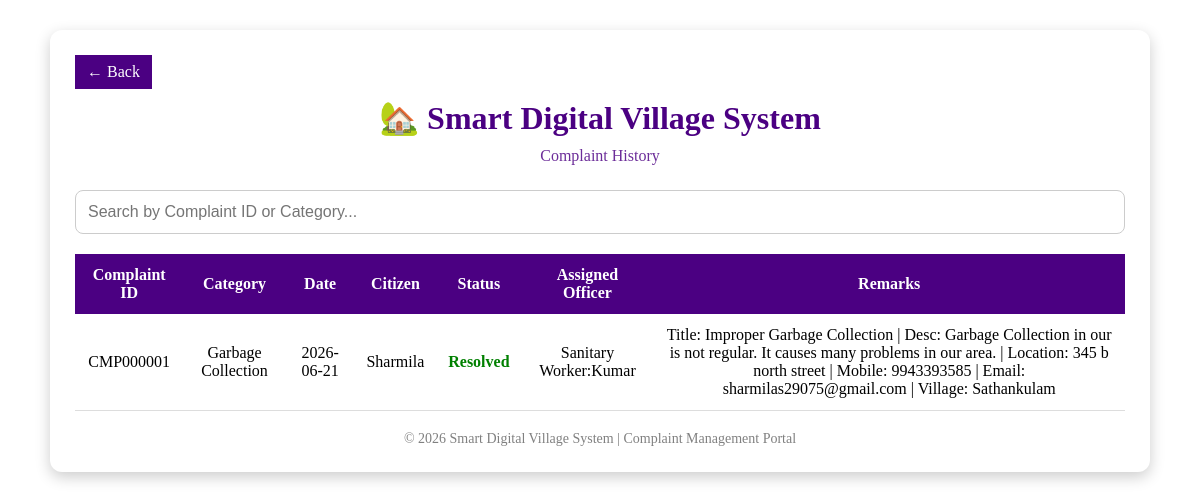
/citizen/complaint_hist.php (signed in), run on the app's committed database.
### tables this page shows
CREATE TABLE `complaints` (
  `id` varchar(20) NOT NULL,
  `citizen` varchar(100) NOT NULL,
  `category` varchar(50) NOT NULL,
  `priority` varchar(20) NOT NULL,
  `description` text NOT NULL,
  `date` date NOT NULL,
  `status` varchar(30) NOT NULL,
  `officer` varchar(100) NOT NULL,
  `zone` varchar(50) DEFAULT NULL
);

### citizen/complaint_hist.php (the view, shortened to what this page needs)
<?php
include("../db.php");
$user_id = $_SESSION['user_id'];
$user = $conn->query("
SELECT name
FROM citizen_login
WHERE id='$user_id'
")->fetch_assoc();
$name = $user['name'];
$sql="
SELECT * FROM complaints
WHERE citizen='$name'
ORDER BY date DESC
";
$result = $conn->query($sql);
?>
<!DOCTYPE html>
<html lang="en">
<head>
</head>
<body style="font-family: 'Playfair Display', serif;">
<div class="container">
    <a class="back" href="dashboard.php">← Back</a>
    <h1>🏡 Smart Digital Village System</h1>
    <p>Complaint History</p>
    <div class="search-box">
        <input type="text" placeholder="Search by Complaint ID or Category...">
    </div>
    <table>
        <tr>
            <th>Complaint ID</th>
            <th>Category</th>
            <th>Date</th>
            <th>Citizen</th>
            <th>Status</th>
            <th>Assigned Officer</th>
            <th>Remarks</th>
        </tr>
        <?php
        if ($result->num_rows > 0) {
            while($row = $result->fetch_assoc()) {
        ?>
        <tr>
            <td><?php echo $row['id']; ?></td>
            <td><?php echo $row['category']; ?></td>
            <td><?php echo $row['date']; ?></td>
            <td><?php echo $row['citizen']; ?></td>
            <td class="<?php echo strtolower(str_replace(' ','',$row['status'])); ?>">
                    <?php echo $row['status']; ?>
            </td>
            <td>
                <?php
                if($row['officer']=="Not Assigned" || empty($row['officer']))
                {
                    echo "<span style='color:orange;font-weight:bold;'>Not Assigned</span>";
                }
                else
                {
                    echo $row['officer'];
                }
                ?>
            </td>
            <td>
                <?php echo $row['description']; ?>
            </td>
        </tr>
        <?php
                            }
                        } else {
                            echo "<tr><td colspan='7'>No complaints found</td></tr>";
                        }
        ?>
    </table>
    <div class="footer">
        © 2026 Smart Digital Village System | Complaint Management Portal
    </div>
</div>
</body>
</html>

### citizen/complaint_hist.php (style rules this page uses)
* { margin:0; padding:0; box-sizing:border-box; }
body { background:linear-gradient(135deg,indigo); padding:30px; }
.container { max-width:1100px; margin:auto; background:white; padding:25px; border-radius:12px; box-shadow:0 5px 15px rgba(0,0,0,0.2); }
h1 { text-align:center; color:indigo; margin-bottom:10px; }
p { text-align:center; color:rgb(108, 45, 153); margin-bottom:25px; }
.search-box { margin-bottom:20px; }
.search-box input { width:100%; padding:12px; border:1px solid #ccc; border-radius:8px; font-size:16px; }
table { width:100%; border-collapse:collapse; }
th { background:indigo; color:white; padding:12px; }
td { padding:12px; text-align:center; border-bottom:1px solid #ddd; }
.resolved { color:green; font-weight:bold; }
.back { display:inline-block; margin-bottom:10px; padding:8px 12px; background:indigo; color:white; text-decoration:none; }
.footer { text-align:center; margin-top:20px; color:gray; font-size:14px; }

### data on the page
complaints: id "CMP000001", category "Garbage Collection", date "2026-06-21", citizen "Sharmila", status "Resolved", officer "Sanitary Worker:Kumar", description "Title: Improper Garbage Collection | Desc: Garbage Collection in our is not regular. It causes many problems in our area. | Location: 345 b north street | Mobile: 9943393585 | Email: sharmilas29075@gmail.com | Village: Sathankulam"
